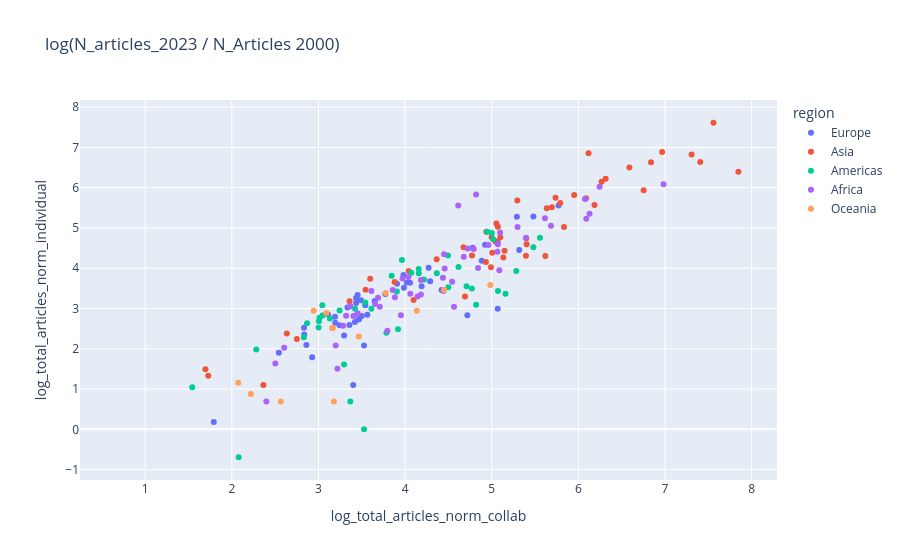

The code cell stored with this chart in its notebook:
### Code cell
px.scatter(
    df_country_stats_plot.query(f"year == {end_year}"),
    x="log_total_articles_norm_collab",
    y="log_total_articles_norm_individual",
    color="region",
    hover_data="name",
    title=f"log(N_articles_{end_year} / N_Articles {start_year})",
    labels={"log_total_articles_norm": "with collaborations", "log_total_articles_norm_unique": "without collaborations"},
)

### Figure 1 — Plotly figure (JSON) as saved in the notebook; plotly's stock layout.template omitted (floating-point values rounded to 4 significant figures)
{"data": [{"customdata": [["Andorra"], ["Albania"], ["Austria"], ["Bosnia and Herzegovina"], ["Belgium"], ["Bulgaria"], ["Belarus"], ["Switzerland"], ["Czechia"], ["Germany"], ["Denmark"], ["Estonia"], ["Spain"], ["Finland"], ["Faroe Islands"], ["France"], ["United Kingdom of Great Britain and Northern Ireland"], ["Gibraltar"], ["Greece"], ["Croatia"], ["Hungary"], ["Ireland"], ["Iceland"], ["Italy"], ["Liechtenstein"], ["Lithuania"], ["Luxembourg"], ["Latvia"], ["Monaco"], ["Moldova, Republic of"], ["Montenegro"], ["North Macedonia"], ["Malta"], ["Netherlands, Kingdom of the"], ["Norway"], ["Poland"], ["Portugal"], ["Romania"], ["Serbia"], ["Russian Federation"], ["Sweden"], ["Slovenia"], ["Svalbard and Jan Mayen"], ["Slovakia"], ["San Marino"], ["Ukraine"], ["Holy See"]], "hovertemplate": "region=Europe<br>log_total_articles_norm_collab=%{x}<br>log_total_articles_norm_individual=%{y}<br>name=%{customdata[0]}<extra></extra>", "legendgroup": "Europe", "marker": {"color": "#636efa", "symbol": "circle"}, "mode": "markers", "name": "Europe", "orientation": "v", "showlegend": true, "x": [3.526, 7.24, 3.564, 4.781, 3.357, 3.11, 4.021, 3.466, 3.193, 2.836, 3.42, 4.884, 3.649, 3.243, 4.718, 3.54, 2.543, 1.792, 4.923, 3.434, 3.335, 4.19, 4.421, 4.057, 3.296, 3.772, 5.318, 4.271, 5.069, 5.481, 5.771, 5.29, 4.289, 3.5, 3.466, 3.491, 5.067, 3.434, 3.907, 3.452, 2.861, 3.987, 3.401, 3.191, 2.927, 3.981, 2.833], "xaxis": "x", "y": [2.079, NaN, 2.843, 4.507, 2.594, 2.851, 3.646, 2.74, 2.646, 2.353, 2.665, 4.184, 3.188, 2.582, 2.833, 3.08, 1.901, 0.1823, 4.587, 3.137, 3.028, 3.554, 3.463, 3.638, 2.327, 3.359, 4.45, 4.01, 2.996, 5.283, 5.561, 5.279, 3.679, 2.815, 2.728, 3.203, 4.663, 3.26, 3.618, 3.334, 2.096, 3.518, 1.099, 2.797, 1.792, 3.83, 2.526], "yaxis": "y", "type": "scatter"}, {"customdata": [["United Arab Emirates"], ["Afghanistan"], ["Armenia"], ["Azerbaijan"], ["Bangladesh"], ["Bahrain"], ["Brunei Darussalam"], ["Bhutan"], ["China"], ["Cyprus"], ["Georgia"], ["Hong Kong"], ["Indonesia"], ["Israel"], ["India"], ["Iraq"], ["Iran, Islamic Republic of"], ["Jordan"], ["Japan"], ["Kyrgyzstan"], ["Cambodia"], ["Korea, Democratic People's Republic of"], ["Korea, Republic of"], ["Kuwait"], ["Kazakhstan"], ["Lao People's Democratic Republic"], ["Lebanon"], ["Sri Lanka"], ["Myanmar"], ["Mongolia"], ["Macao"], ["Maldives"], ["Malaysia"], ["Nepal"], ["Oman"], ["Philippines"], ["Pakistan"], ["Palestine, State of"], ["Qatar"], ["Saudi Arabia"], ["Singapore"], ["Syrian Arab Republic"], ["Thailand"], ["Tajikistan"], ["Timor-Leste"], ["Turkmenistan"], ["Türkiye"], ["Uzbekistan"], ["Viet Nam"], ["Yemen"]], "hovertemplate": "region=Asia<br>log_total_articles_norm_collab=%{x}<br>log_total_articles_norm_individual=%{y}<br>name=%{customdata[0]}<extra></extra>", "legendgroup": "Asia", "marker": {"color": "#EF553B", "symbol": "circle"}, "mode": "markers", "name": "Asia", "orientation": "v", "showlegend": true, "x": [5.834, 5.042, 3.359, 4.365, 1.728, 7.407, 5.134, 5.398, 7.559, 6.839, 5.071, 5.619, 4.937, 2.75, 4.041, 5.951, 5.791, 6.186, 2.634, 6.753, 5.395, 3.597, 5.694, 4.932, 6.089, 2.364, 4.098, 4.999, 3.544, 5.006, 7.847, 4.691, 5.099, 1.696, 5.148, 5.053, 4.772, 6.966, 6.267, 7.307, 5.402, 5.295, 4.674, 3.879, 4.99, 5.635, 6.315, 5.736, 6.588, 6.117], "xaxis": "x", "y": [5.024, 4.662, 3.179, 4.222, 1.332, 6.641, 4.269, 4.736, 7.613, 6.631, 5.033, 4.304, 4.908, 2.246, 3.934, 5.819, 5.619, 5.57, 2.382, 5.935, 4.311, 3.738, 5.513, 4.156, 5.741, 1.099, 3.213, 4.767, 3.466, 4.385, 6.399, 3.296, 4.767, 1.491, 4.436, 5.113, 4.319, 6.884, 6.151, 6.824, 4.598, 5.685, 4.523, 3.658, 4.025, 5.489, 6.225, 5.748, 6.5, 6.855], "yaxis": "y", "type": "scatter"}, {"customdata": [["Antigua and Barbuda"], ["Argentina"], ["Aruba"], ["Barbados"], ["Bermuda"], ["Bolivia, Plurinational State of"], ["Brazil"], ["Bahamas"], ["Belize"], ["Canada"], ["Chile"], ["Colombia"], ["Costa Rica"], ["Cuba"], ["Dominica"], ["Dominican Republic"], ["Ecuador"], ["Falkland Islands (Malvinas)"], ["Grenada"], ["French Guiana"], ["Greenland"], ["Guadeloupe"], ["Guatemala"], ["Guyana"], ["Honduras"], ["Haiti"], ["Jamaica"], ["Saint Kitts and Nevis"], ["Cayman Islands"], ["Saint Lucia"], ["Martinique"], ["Montserrat"], ["Mexico"], ["Nicaragua"], ["Panama"], ["Peru"], ["Puerto Rico"], ["Paraguay"], ["Suriname"], ["El Salvador"], ["Turks and Caicos Islands"], ["Trinidad and Tobago"], ["United States of America"], ["Uruguay"], ["Saint Vincent and the Grenadines"], ["Venezuela, Bolivarian Republic of"], ["Virgin Islands (British)"], ["Virgin Islands (U.S.)"]], "hovertemplate": "region=Americas<br>log_total_articles_norm_collab=%{x}<br>log_total_articles_norm_individual=%{y}<br>name=%{customdata[0]}<extra></extra>", "legendgroup": "Americas", "marker": {"color": "#00cc96", "symbol": "circle"}, "mode": "markers", "name": "Americas", "orientation": "v", "showlegend": true, "x": [6.184, 3.132, 3.526, 5.481, 2.079, 4.071, 5.0, 4.71, 2.833, 2.831, 4.218, 4.158, 3.54, 4.366, 3.296, 5.557, 4.495, 3.367, 5.072, 3.964, 3.919, 5.283, 3.845, 3.244, 3.046, 4.5, 1.543, 5.159, 4.82, 3.784, 4.771, 3.738, 4.156, 2.868, 3.422, 4.946, 3.002, 5.015, 4.357, 3.045, 3.611, 3.905, 2.282, 4.617, 2.708, 3.005, 3.012, 4.419], "xaxis": "x", "y": [NaN, 2.749, 0.0, 4.522, -0.6931, 3.887, 4.877, 3.555, NaN, 2.288, 3.723, 3.878, 3.147, 3.879, 1.609, 4.758, 4.317, 0.6931, 3.434, 4.205, 2.485, 3.932, 3.813, 2.952, 2.827, 3.526, 1.045, 3.367, 3.091, 2.398, 3.497, NaN, 3.982, 2.636, 2.991, 4.906, 2.528, 4.718, NaN, 3.08, 2.996, 3.425, 1.984, 4.031, NaN, 2.685, 2.773, NaN], "yaxis": "y", "type": "scatter"}, {"customdata": [["Angola"], ["Burkina Faso"], ["Burundi"], ["Benin"], ["Botswana"], ["Congo, Democratic Republic of the"], ["Central African Republic"], ["Congo"], ["Côte d'Ivoire"], ["Cameroon"], ["Cabo Verde"], ["Djibouti"], ["Algeria"], ["Egypt"], ["Eritrea"], ["Ethiopia"], ["Gabon"], ["Ghana"], ["Gambia"], ["Guinea"], ["Equatorial Guinea"], ["Guinea-Bissau"], ["Kenya"], ["Liberia"], ["Lesotho"], ["Libya"], ["Morocco"], ["Madagascar"], ["Mali"], ["Mauritania"], ["Mauritius"], ["Malawi"], ["Mozambique"], ["Niger"], ["Nigeria"], ["Réunion"], ["Rwanda"], ["Seychelles"], ["Sudan"], ["Sierra Leone"], ["Senegal"], ["Somalia"], ["South Sudan"], ["Sao Tome and Principe"], ["Eswatini"], ["Chad"], ["Togo"], ["Tunisia"], ["Tanzania, United Republic of"], ["Uganda"], ["South Africa"], ["Zambia"], ["Zimbabwe"]], "hovertemplate": "region=Africa<br>log_total_articles_norm_collab=%{x}<br>log_total_articles_norm_individual=%{y}<br>name=%{customdata[0]}<extra></extra>", "legendgroup": "Africa", "marker": {"color": "#ab63fa", "symbol": "circle"}, "mode": "markers", "name": "Africa", "orientation": "v", "showlegend": true, "x": [5.066, 6.983, 3.403, 4.182, 4.842, 5.395, 4.443, 6.129, 4.962, 5.298, 3.219, 4.06, 5.614, 4.792, 4.143, 4.449, 4.723, 3.688, 3.795, 5.328, 2.398, 3.611, 3.97, 3.951, 4.437, 4.819, 6.245, 6.016, 3.883, 4.564, 4.457, 4.543, 4.182, 2.604, 4.038, 6.091, 5.096, 3.199, 3.284, 3.319, 4.678, 5.684, 2.502, 4.89, 5.088, 3.707, 4.613, 6.077, 3.368, 3.451, 3.856, 3.654, 5.07], "xaxis": "x", "y": [4.413, 6.084, 2.817, 3.705, 4.005, 4.756, 3.434, 5.352, 4.575, 5.022, 1.504, 3.367, 5.242, 4.48, 3.296, 4.351, 4.489, 3.269, 2.449, NaN, 0.6931, 3.434, 3.746, 2.833, 3.761, 5.832, 6.026, NaN, 3.277, 3.045, 3.996, 3.664, 3.348, 2.027, 3.784, 5.231, 4.888, 2.079, 2.57, 2.818, 4.285, 5.056, 1.635, NaN, 3.951, 3.045, 5.557, 5.721, 3.055, 2.884, 3.462, 3.111, 4.597], "yaxis": "y", "type": "scatter"}, {"customdata": [["American Samoa"], ["Australia"], ["Fiji"], ["Micronesia, Federated States of"], ["Guam"], ["Kiribati"], ["Northern Mariana Islands"], ["New Caledonia"], ["Niue"], ["New Zealand"], ["French Polynesia"], ["Papua New Guinea"], ["Palau"], ["Solomon Islands"], ["Tonga"], ["Tuvalu"], ["Vanuatu"], ["Samoa"]], "hovertemplate": "region=Oceania<br>log_total_articles_norm_collab=%{x}<br>log_total_articles_norm_individual=%{y}<br>name=%{customdata[0]}<extra></extra>", "legendgroup": "Oceania", "marker": {"color": "#FFA15A", "symbol": "circle"}, "mode": "markers", "name": "Oceania", "orientation": "v", "showlegend": true, "x": [2.773, 3.167, 4.45, 2.565, 3.777, 2.303, 1.705, 4.984, 2.944, 3.158, 4.135, 2.074, 3.466, 3.091, 3.178, 0.6931, 3.091, 2.219], "xaxis": "x", "y": [NaN, 2.519, 3.461, 0.6931, 3.384, NaN, NaN, 3.584, 2.944, 2.514, 2.944, 1.156, 2.303, 2.89, 0.6931, NaN, NaN, 0.8755], "yaxis": "y", "type": "scatter"}], "layout": {"xaxis": {"anchor": "y", "domain": [0.0, 1.0], "title": {"text": "log_total_articles_norm_collab"}}, "yaxis": {"anchor": "x", "domain": [0.0, 1.0], "title": {"text": "log_total_articles_norm_individual"}}, "legend": {"title": {"text": "region"}, "tracegroupgap": 0}, "title": {"text": "log(N_articles_2023 / N_Articles 2000)"}}}
